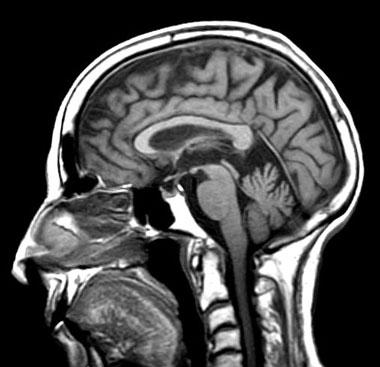
%> input picture LAB09/gs_input.jpg, 380 x 367 px
$ octave LAB9.m   (GNU Octave 9; MATLAB toolbox functions it lacks are replaced by stand-ins)
%> lines starting %> are read from the running program, lines starting %| are printed output that depends on the picture
%explore fspecial and imfilter functions on MATLAB

i=imread('gs_input.jpg');
%> i is the input picture: size 367x380 uint8; min 0, max 255, mean 72

h=fspecial('disk',5);
blurred=imfilter(i,h,'replicate');
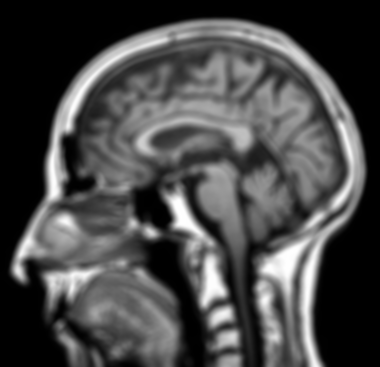
%> blurred: size 367x380 uint8; min 0, max 255, mean 72; mean of the top-left, top-right, bottom-left and bottom-right quarters 57.2, 79.2, 72.4, 79
s=i-blurred;
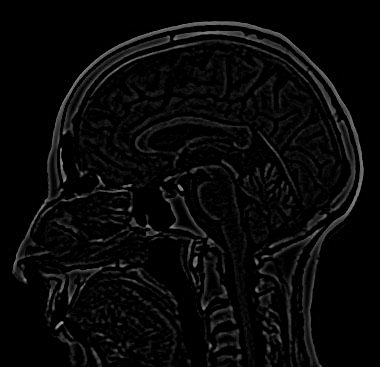
%> s: size 367x380 uint8; min 0, max 173, mean 8.3
s=s*0.3;
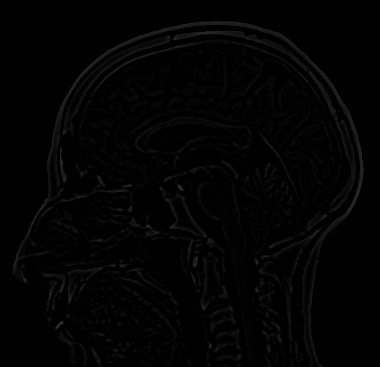
%> s: size 367x380 uint8; min 0, max 52, mean 2.5
deblurred=i+s;

fig1=figure;imshow(i);
title('Original');
fig2=figure;imshow(blurred);
title('Blurred');
fig3=figure;imshow(deblurred);
title('Deblurred');


saveas(fig1,'Original.jpg');
saveas(fig2,'Blurred.jpg');
saveas(fig3,'Deblurred.jpg');
